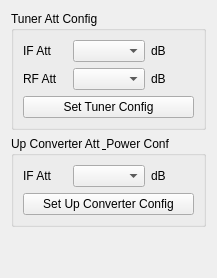
            <widget class="QWidget" name="tabAtt">
             <attribute name="title">
              <string>Tuner</string>
             </attribute>
             <layout class="QVBoxLayout" name="verticalLayout_14">
              <item>
               <layout class="QVBoxLayout" name="verticalLayout_13">
                <item>
                 <widget class="QGroupBox" name="groupBox_5">
                  <property name="title">
                   <string>Tuner Att Config</string>
                  </property>
                  <layout class="QVBoxLayout" name="verticalLayout_16">
                   <item>
                    <layout class="QVBoxLayout" name="verticalLayout_15">
                     <item>
                      <layout class="QHBoxLayout" name="horizontalLayout_13">
                       <item>
                        <widget class="QLabel" name="label_18">
                         <property name="text">
                          <string>IF Att</string>
                         </property>
                        </widget>
                       </item>
                       <item>
                        <widget class="QComboBox" name="comboBox_6"/>
                       </item>
                       <item>
                        <widget class="QLabel" name="label_20">
                         <property name="text">
                          <string>dB</string>
                         </property>
                        </widget>
                       </item>
                      </layout>
                     </item>
                     <item>
                      <layout class="QHBoxLayout" name="horizontalLayout_14">
                       <item>
                        <widget class="QLabel" name="label_19">
                         <property name="text">
                          <string>RF Att</string>
                         </property>
                        </widget>
                       </item>
                       <item>
                        <widget class="QComboBox" name="comboBox_7"/>
                       </item>
                       <item>
                        <widget class="QLabel" name="label_21">
                         <property name="text">
                          <string>dB</string>
                         </property>
                        </widget>
                       </item>
                      </layout>
                     </item>
                     <item>
                      <widget class="QPushButton" name="pushButton_3">
                       <property name="text">
                        <string>Set Tuner Config</string>
                       </property>
                      </widget>
                     </item>
                    </layout>
                   </item>
                  </layout>
                 </widget>
                </item>
                <item>
                 <widget class="QGroupBox" name="groupBox_6">
                  <property name="title">
                   <string>Up Converter Att &amp; Power Conf</string>
                  </property>
                  <layout class="QVBoxLayout" name="verticalLayout_17">
                   <item>
                    <layout class="QHBoxLayout" name="horizontalLayout_15">
                     <item>
                      <widget class="QLabel" name="label_22">
                       <property name="text">
                        <string>IF Att</string>
                       </property>
                      </widget>
                     </item>
                     <item>
                      <widget class="QComboBox" name="comboBox_8"/>
                     </item>
                     <item>
                      <widget class="QLabel" name="label_23">
                       <property name="text">
                        <string>dB</string>
                       </property>
                      </widget>
                     </item>
                    </layout>
                   </item>
                   <item>
                    <widget class="QPushButton" name="pushButton_4">
                     <property name="text">
                      <string>Set Up Converter Config</string>
                     </property>
                    </widget>
                   </item>
                  </layout>
                 </widget>
                </item>
               </layout>
              </item>
              <item>
               <spacer name="verticalSpacer_7">
                <property name="orientation">
                 <enum>Qt::Vertical</enum>
                </property>
                <property name="sizeHint" stdset="0">
                 <size>
                  <width>20</width>
                  <height>40</height>
                 </size>
                </property>
               </spacer>
              </item>
             </layout>
            </widget>
